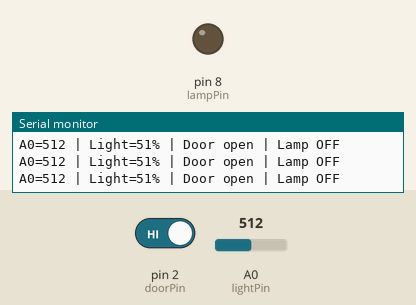
This sketch was run on a simulated Arduino Uno, built with avr-gcc and run on an emulated ATmega328P. On the bench: output pins drawn as LEDs (lit = HIGH), the last lines printed to the serial monitor. The test bench sets the inputs (shaded band); at power-on: A0 (lightPin) = 512, pin 2 (doorPin) HIGH.

Above: at 1.2 s.
1.3 s: A0 (lightPin) set to 406
2.8 s: A0 (lightPin) set to 377
At 3.8 s:
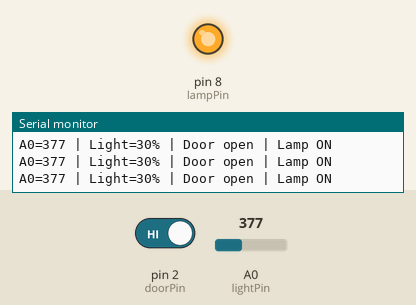
4.3 s: pin 2 (doorPin) driven LOW
At 5.0 s:
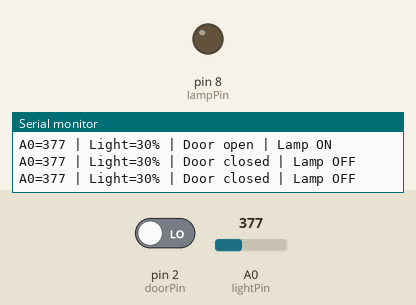
6.5 s: pin 2 (doorPin) driven HIGH
At 7.7 s:
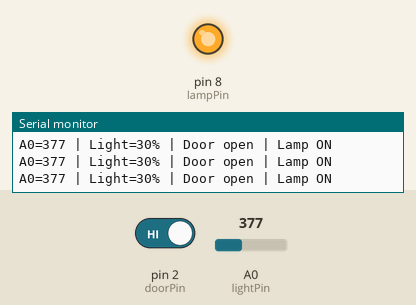
8.0 s: A0 (lightPin) set to 437
9.5 s: A0 (lightPin) set to 466
At 10.1 s:
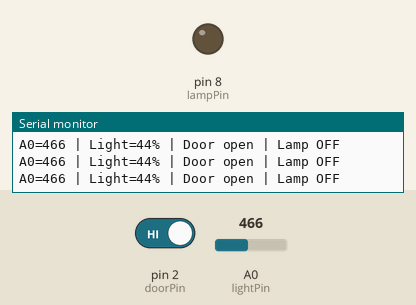
Timing chart, 0 to 12.0 s (numbered marks = the images above; inputs shaded):
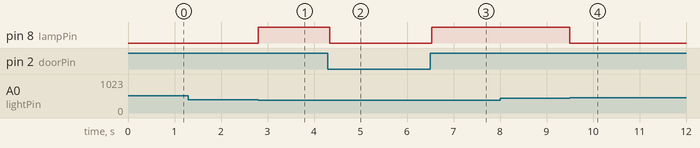

The sketch:

wardrobe_light.ino
```cpp
constexpr byte doorPin = 2, lampPin = 8, lightPin = A0;
constexpr int darkAdc = 180, brightAdc = 820;
constexpr unsigned long debounceMs = 35;
static_assert(brightAdc > darkAdc, "Bright calibration must exceed dark calibration.");

bool lastRawOpen, doorOpen, dim = false;
unsigned long changedAt = 0, reportedAt = 0;

void setup() {
  pinMode(doorPin, INPUT_PULLUP);
  pinMode(lampPin, OUTPUT);
  digitalWrite(lampPin, LOW);
  doorOpen = lastRawOpen = digitalRead(doorPin) == HIGH;
  Serial.begin(115200);
}

void loop() {
  const unsigned long now = millis();
  const bool rawOpen = digitalRead(doorPin) == HIGH;
  if (rawOpen != lastRawOpen) {
    lastRawOpen = rawOpen;
    changedAt = now;
  }
  if (now - changedAt >= debounceMs) doorOpen = lastRawOpen;

  const int raw = analogRead(lightPin);
  const int light = constrain(map(raw, darkAdc, brightAdc, 0, 100), 0, 100);
  if (light <= 32) dim = true;
  if (light >= 42) dim = false;

  const bool lit = doorOpen && dim;
  digitalWrite(lampPin, lit ? HIGH : LOW);
  if (now - reportedAt >= 250) {
    reportedAt = now;
    Serial.print(F("A0="));
    Serial.print(raw);
    Serial.print(F(" | Light="));
    Serial.print(light);
    Serial.print(doorOpen ? F("% | Door open") : F("% | Door closed"));
    Serial.println(lit ? F(" | Lamp ON") : F(" | Lamp OFF"));
  }
}
```

Measured:
- the behaviour switches between 392 and 391 on A0 (lightPin) (found by bisection; images 0 and 1)
- the behaviour switches between 448 and 449 on A0 (lightPin) (found by bisection; images 3 and 4)
- after the input at 2.8 s, pin 8 (lampPin): LOW → HIGH at once
- after the input at 4.3 s, pin 8 (lampPin): HIGH → LOW at once
- after the input at 6.5 s, pin 8 (lampPin): LOW → HIGH at once
- after the input at 9.5 s, pin 8 (lampPin): HIGH → LOW at once
